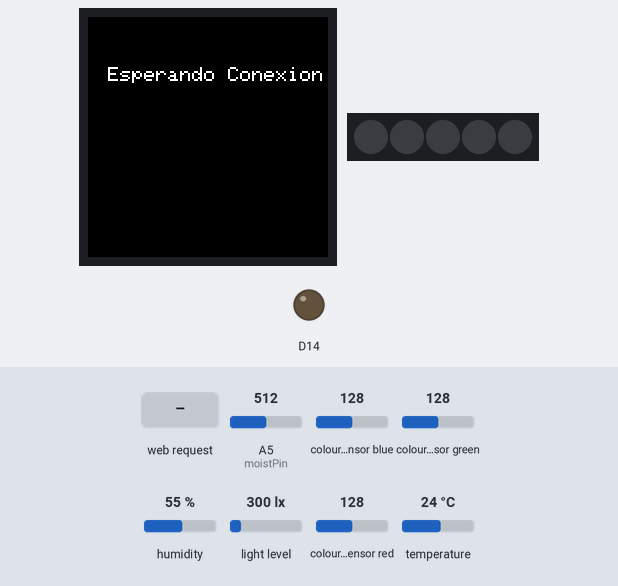
The sketch below on a simulated Arduino MKR. Parts: 240×240 colour display, 5 RGB LEDs in strip order, left to right, output pins drawn as LEDs (lit = HIGH). The inputs (shaded band) are chosen by the test bench; at power-on: A5 (moistPin) = 512, colour sensor blue 128, colour sensor green 128, humidity 55 %, light level 300 lx, colour sensor red 128, temperature 24 °C. WiFi joins after 1.5 s; servers stay silent unless stated; what the sketch prints to the serial monitor is not drawn.

Above: at 3.3 s.
At 14.4 s:
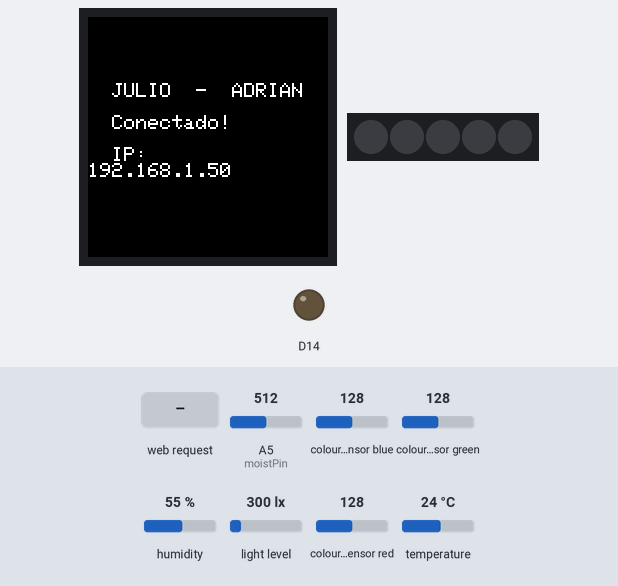
14.5 s: HTTP request GET /L received
At 15.2 s:
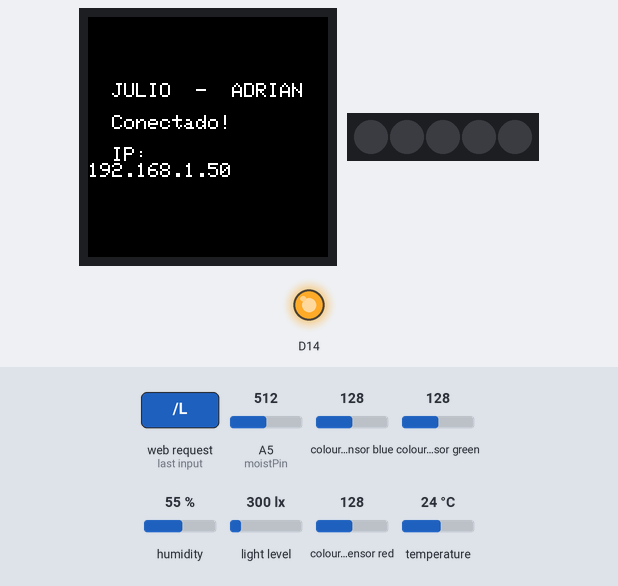
16.0 s: HTTP request GET /H received
At 16.4 s:
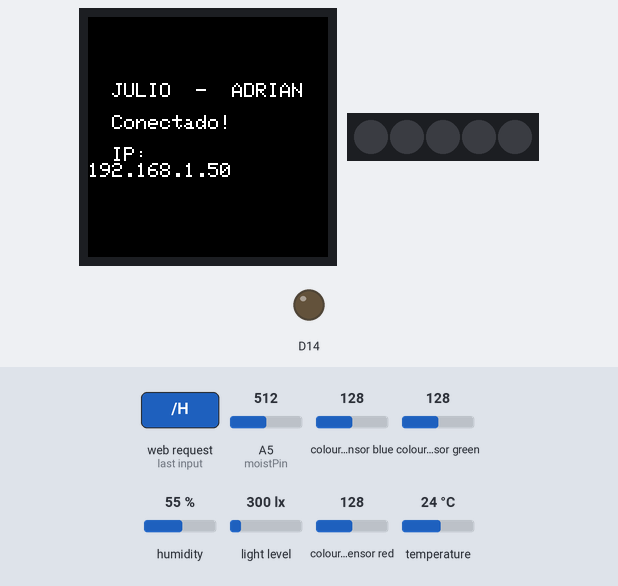
Timing chart, 0 to 19.0 s (numbered marks = the images above; inputs shaded):
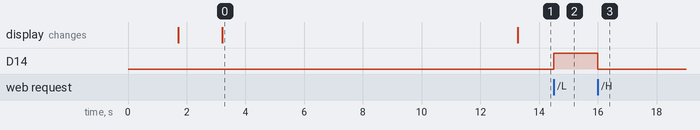

The sketch:

SERVIDOR_WEB.ino
```cpp
#include <WiFiNINA.h>
#include <Arduino_MKRIoTCarrier.h>
MKRIoTCarrier carrier;

char ssid[] = "Mi 10T";                    //  your network SSID (name) between the " "
char pass[] = "Agualanjaron1";                   // your network password between the " "
int keyIndex = 0;                  // your network key Index number (needed only for WEP)
int status = WL_IDLE_STATUS;      // connection status
WiFiServer server(80);           // server socket

WiFiClient client = server.available();

int moistPin = A5;  //Set the analog pin

String relayState = "";

int moistValue;
float temperature;
float humidity;
int light;

void setup() {
  Serial.begin(9600);
  delay(1500);
  CARRIER_CASE = false;
  carrier.begin();
  carrier.display.setTextSize(2);
  carrier.display.setCursor(20, 50);

  enable_WiFi();
  connect_WiFi();
  server.begin();
  printWifiStatus();
}

void loop() {
  client = server.available();

  if (client) {
    readSensors();
    printWEB();
  }
}

void printWifiStatus() {
  // print the SSID of the network you're attached to:
  Serial.print("SSID: ");
  Serial.println(WiFi.SSID());

  // print your board's IP address:
  IPAddress ip = WiFi.localIP();
  Serial.print("IP Address: ");
  Serial.println(ip);

  // print the received signal strength:
  long rssi = WiFi.RSSI();
  Serial.print("signal strength (RSSI):");
  Serial.print(rssi);
  Serial.println(" dBm");

  Serial.print("To see this page in action, open a browser to http://");
  Serial.println(ip);

  carrier.display.fillScreen(ST77XX_BLACK);
  carrier.display.println("  JULIO  -  ADRIAN");
  carrier.display.println("");
  carrier.display.println("  Conectado!");
  carrier.display.println("");
  carrier.display.println("  IP:");
  carrier.display.println(ip);
}

void enable_WiFi() {
  // check for the WiFi module:
  if (WiFi.status() == WL_NO_MODULE) {
    Serial.println("Communication with WiFi module failed!");
    // don't continue
    while (true);
  }

  String fv = WiFi.firmwareVersion();
  if (fv < "1.0.0") {
    Serial.println("Please upgrade the firmware");
  }
}

void connect_WiFi() {
  // attempt to connect to Wifi network:
  while (status != WL_CONNECTED) {
    Serial.print("Intentando conectar a SSID: ");
    Serial.println(ssid);
    // Connect to WPA/WPA2 network. Change this line if using open or WEP network:
    status = WiFi.begin(ssid, pass);
    carrier.display.println("Esperando Conexion ...");
    // wait 10 seconds for connection:
    delay(10000);
  }
}

void readSensors() {

  int rawMoistValue = analogRead(moistPin);
  moistValue = map(rawMoistValue, 0, 1023, 100, 0);

  temperature = carrier.Env.readTemperature();
  humidity = carrier.Env.readHumidity();

  if (carrier.Light.colorAvailable()) {
    // read the color
    int none; //not gonna be used
    carrier.Light.readColor(none, none, none, light);

  }
}

void printWEB() {

  if (client) {                             // if you get a client,
    Serial.println("new client");           // print a message out the serial port
    String currentLine = "";                // make a String to hold incoming data from the client
    while (client.connected()) {            // loop while the client's connected
      if (client.available()) {             // if there's bytes to read from the client,
        char c = client.read();             // read a byte, then
        Serial.write(c);                    // print it out the serial monitor
        if (c == '\n') {                    // if the byte is a newline character

          // if the current line is blank, you got two newline characters in a row.
          // that's the end of the client HTTP request, so send a response:
          if (currentLine.length() == 0) {

            // HTTP headers always start with a response code (e.g. HTTP/1.1 200 OK)
            // and a content-type so the client knows what's coming, then a blank line:
            client.println("HTTP/1.1 200 OK");
            client.println("Content-type:text/html");
            client.println();
            // the content of the HTTP response follows the header:
            client.println("<!DOCTYPE HTML>");
            client.println("<meta http-equiv=\"refresh\" content=\"5\">");
            client.print("<head>");
            client.print("<script src='https://kit.fontawesome.com/0a4ce480d6.js'></script>");
            client.print("<style>");
            client.print(".textField {font-size: 48px; font-family: Verdana, Geneva, Tahoma, sans-serif;  margin-top: 150px;}");

 //moisture
            if (moistValue > 40) {
              client.print(".fa-tree {font-size: 48px; color: green;}");
            }
            else {
              client.print(".fa-tree {font-size: 48px; color: red;}");
            }

            //humidity
            if (humidity >= 30 && humidity <= 50) {
              client.print(".fa-tint {font-size: 48px; color: green;}");
            }
            else {
              client.print(".fa-tint {font-size: 48px; color: red;}");
            }

            //light
            if (light > 300) {
              client.print(".fa-sun {font-size: 48px; color: green;}");
            }
            else {
              client.print(".fa-sun {font-size: 48px; color: red;}");
            }

            //Temperature
            if (temperature >= 22 && temperature <= 28) {
              client.print(".fa-thermometer-quarter {font-size: 48px; color: green;}");
            }
            else {
              client.print(".fa-thermometer-quarter {font-size: 48px; color: red;}");
            }

            if (relayState == "ON") {
              client.print(".fa-bolt {font-size: 48px; color: green;}");
            }
            else {
              client.print(".fa-bolt {font-size: 48px; color: red;}");
            }


            client.print(".on {border: none; background-color: green; color: white;font-size: 36px; padding: 15px; border-radius: 10px;}");
            client.print(".off {border: none; background-color: red; color: white; font-size: 36px; padding: 15px; border-radius: 10px;}");

            client.print("</style>");
            client.print("</head>");

            client.print("<body>");
            //create a div to contain our properties
            client.println("<center><div class='textField'>");

  //print moist level in plant
          //  client.println("<i class='fas fa-tree'></i>");
            client.print("SERVIDOR WEB JULIO Y ADRI ");
          //  client.print(moistValue);
          //  client.print(" %");
            client.println("<br><br>");

            //print light level
            client.println("<i class='fas fa-sun'></i>");
            client.print("La luminosidad es de: ");
            client.print(light);
            client.print(" LUX");
            client.println("<br><br>");

            //print humidity
            client.println("<i class='fas fa-tint'></i>");
            client.print("La humedad es de: ");
            client.print(humidity);
            client.print(" %");
            client.println("<br><br>");

            //print temperature
            client.println("<i class='fas fa-thermometer-quarter'></i>");
            client.print("La temperatura es de: ");
            client.print(temperature);
            client.print(" C");
            client.println("<br><br>");

            //state of relay
            client.println("<i class='fas fa-bolt'></i>");
            client.print("Quieres o apagar o encender el rele ");
            //client.print(relayState);
            client.println("<br><br>");

 //create the buttons
            client.print("<button class='on' type='submit' value='ON' onmousedown=location.href=");
            client.print("'/H\'");
            client.println(">RELAY ON</button>");

            client.print("<button class='off' type='submit' value='OFF' onmousedown=location.href=");
            client.print("'/L\'");
            client.println(">RELAY OFF</button>");

            //close the div
            client.println("</div>");
            client.println("</body>");
            client.println("</html>");

            // The HTTP response ends with another blank line:
            client.println();
            // break out of the while loop:
            break;
          }
          else {      // if you got a newline, then clear currentLine:
            currentLine = "";
          }
        }
        else if (c != '\r') {    // if you got anything else but a carriage return character,
          currentLine += c;      // add it to the end of the currentLine
        }

        if (currentLine.endsWith("GET /H")) {
          carrier.Relay1.open();
          relayState = "ON";
        }
        if (currentLine.endsWith("GET /L")) {
          carrier.Relay1.close();
          relayState = "OFF";
        }


      }
    }
    // close the connection:
    client.stop();
    Serial.println("client disconnected");
  }
}
```

Measured:
- after the input at 14.5 s, D14: LOW → HIGH at once
- after the input at 16.0 s, D14: HIGH → LOW at once
- what the display in image 0 shows lasts 10.1 s, from 3.2 s to 13.3 s
